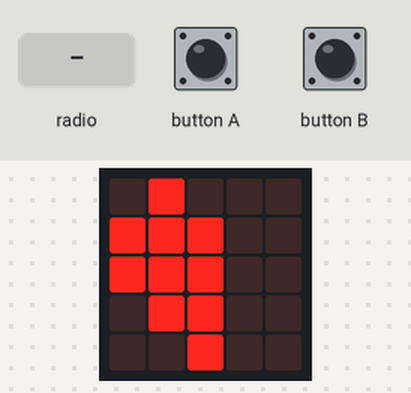
This program was run on a simulated BBC micro:bit (MakeCode). On the bench: the board's 5×5 LED display. The test bench sets the inputs (shaded band).

Above: at 1.6 s.
1.7 s: radio message "1" arrives
At 2.1 s:
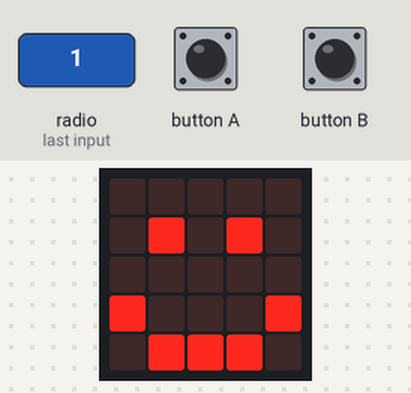
4.7 s: radio message "3" arrives
At 5.6 s:
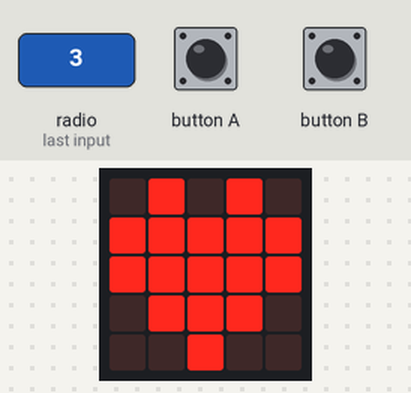
Timing chart, 0 to 7.7 s (numbered marks = the images above; inputs shaded):
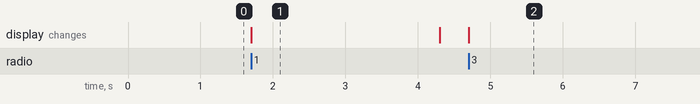

The program:

main.ts
```typescript
radio.onReceivedNumber(function (receivedNumber) {
    if (receivedNumber == 1) {
        basic.showIcon(IconNames.Happy)
        basic.pause(2000)
        basic.showLeds(`
            . # . . .
            # # # . .
            # # # . .
            . # # . .
            . . # . .
            `)
    } else if (receivedNumber == 3) {
        basic.showIcon(IconNames.Heart)
        basic.pause(5000)
        basic.clearScreen()
        basic.showLeds(`
            . # . . .
            # # # . .
            # # # . .
            . # # . .
            . . # . .
            `)
    }
})
input.onButtonPressed(Button.A, function () {
    radio.sendNumber(1)
})
input.onButtonPressed(Button.B, function () {
    radio.sendNumber(3)
})
radio.setTransmitPower(1)
radio.setGroup(212)
basic.showLeds(`
    . # . . .
    # # # . .
    # # # . .
    . # # . .
    . . # . .
    `)
```

test.ts
```typescript
// testes vão aqui; isto não será compilado quando este pacote for usado como uma extensão.
```

Measured:
- after the input at 1.7 s, the display: changes at once (image 1)
- after the input at 4.7 s, the display: changes at once (image 2)
- what the display in image 1 shows lasts 2.6 s, from 1.7 s to 4.3 s
